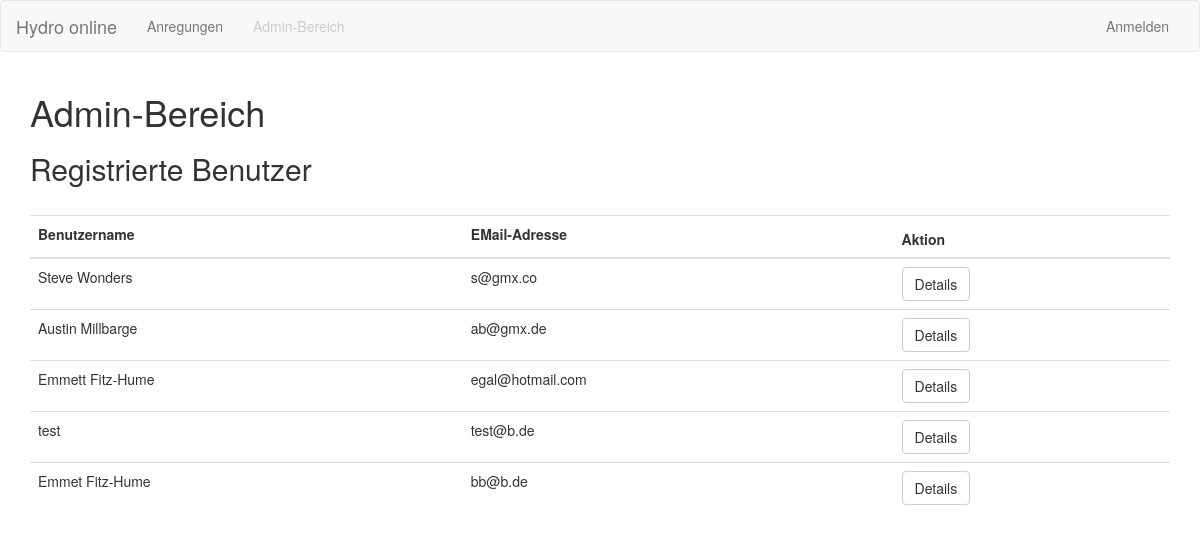
/admin, run on an earlier commit of the app's database.
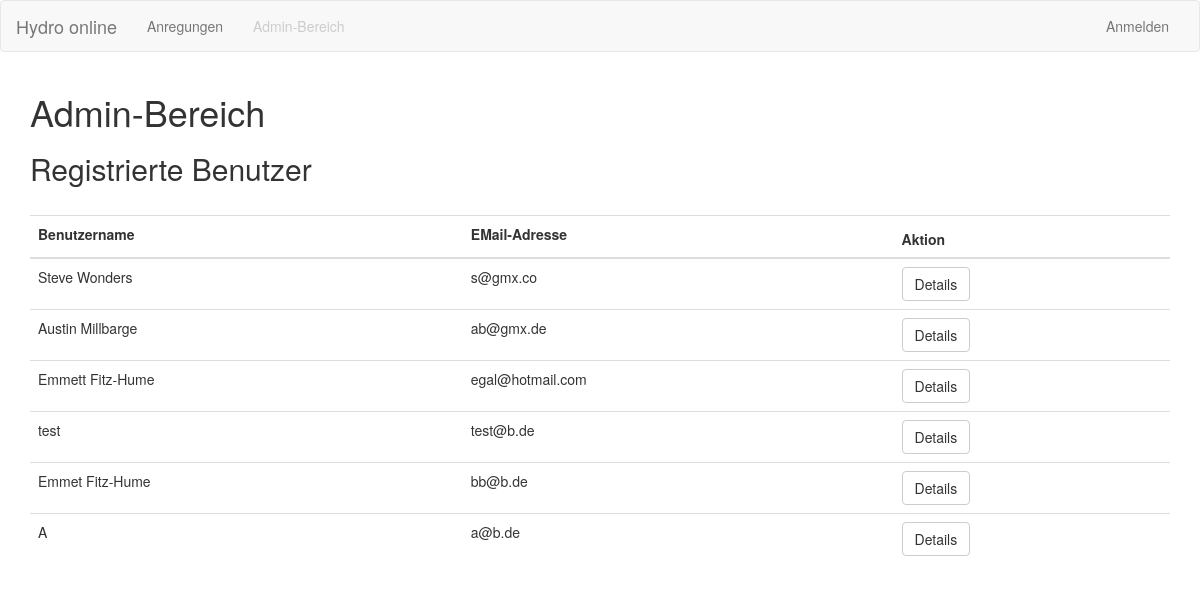
And on a later commit of the database.
### backend/models.py (models this page shows, shortened)
class User(UserMixin, db.Model):
    id = db.Column(db.Integer, primary_key=True)
    username = db.Column(db.String(64), index=True, unique=True)
    email = db.Column(db.String(120), index=True, unique=True)
    password_hash = db.Column(db.String(128))
    roles = db.relationship('Role', secondary='user_role', back_populates='users')
    pflanzen = db.relationship('Pflanze', backref='publisher', lazy='dynamic')

### backend/index.py (the view)
@app.route('/admin')
def administer():
    users = User.query.all()
    form = forms.UserForm()
    return render_template('administer.html', form=form, users=users)

### templates/administer.html (shortened to what this page needs)
{% extends "base.html" %}
{% block my_content %}
    <div class="container">
        <h1>Admin-Bereich</h1>
        <h2>Registrierte Benutzer</h2>
        <br>
        <table id="data" class="table">
            <form method="POST" action="">
            <thead>
              <tr>
                <th>
                  {{form.username.label}}
                </th>
                <th>
                  {{form.email.label}}
                </th>
                <th>
                  Aktion
                </th>
              </tr>
            </thead>
            <tbody>
            {% for user in users %}
                <tr>
                  <td>
                    {{user.username}}
                  </td>
                  <td>
                    {{user.email}}
                  </td>
                  <td>
                    <a class="btn btn-default" href="{{url_for('user_details',id=user.id)}}" role="button">Details</a>
                  </td>
                </tr>
             {% endfor %}
          </tbody>
        </table>
    </div>
{% endblock %}

### templates/base.html (shortened to what this page needs)
{% extends "bootstrap/base.html" %}
{% import "bootstrap/wtf.html" as wtf %}
{% block head %}
  {{ super() }}
  <link href="https://cdn.datatables.net/v/bs/dt-1.13.8/datatables.min.css" rel="stylesheet">
  <link rel="stylesheet" href="../static/css/styles.css">
{% endblock %}
{% block navbar %}
  <nav class="navbar navbar-default">
    <div class="container-fluid">
      <div class="navbar-header">
        <a class="navbar-brand" href="{{ url_for('start_page') }}">Hydro online</a>
      </div>
      <div class="collapse navbar-collapse" id="bs-example-navbar-collapse-1">
        <ul class="nav navbar-nav">
          <li><a href="{{ url_for('pflanzen_page') }}">Anregungen</a></li>
          {% if current_user.is_admin %}
          <li><a href="{{ url_for('administer') }}">Admin-Bereich</a></li>
          {% else %}
          <li class="disabled"><a href="{{ url_for('administer') }}">Admin-Bereich</a></li>
          {% endif %}
        </ul>
        <ul class="nav navbar-nav navbar-right">
          {% if current_user.is_authenticated %}
          <li class="dropdown">
            <a href="#" class="dropdown-toggle" data-toggle="dropdown" role="button" aria-haspopup="true" aria-expanded="false">Angemeldet als: {{ current_user.username }}<span class="caret"></span></a>
            <ul class="dropdown-menu">
              <li><a href="{{ url_for('user_details',id=current_user.id, pwd="std") }}">Eigenes Profil</a></li>
              <li role="separator" class="divider"></li>
              <li><a href="{{ url_for('logout') }}">Logout</a></li>
            </ul>
          </li>
          {% else %}
            <li><a href="{{ url_for('login') }}">Anmelden</a></li>
          {% endif %}
        </ul>
      </div>
    </div>
  </nav>
{% endblock %}
{% block content %}
  {% block my_content %}{% endblock %}
{% endblock %}

What changed in the data, as far as the page shows it:
added User: username "A", email "a@b.de"
